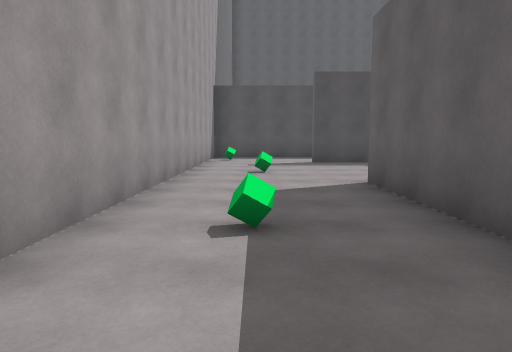
view 1 (above)

14 first-person views from a walk through a Unity game level. The camera is 1.4 m above the floor, tilts 6° down and sees 70° across. The floor is counted in squares, 2 m on a side. Each view is taken from the middle of a square. On the plan, view 1 faces up. The plan holds only what a view shows up to about 11 squares ahead; the rest is blank. The player character is not drawn.

view 2
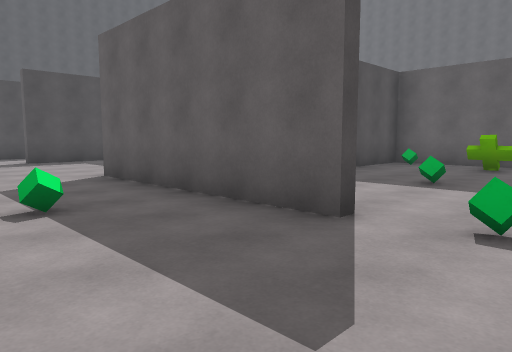

view 3
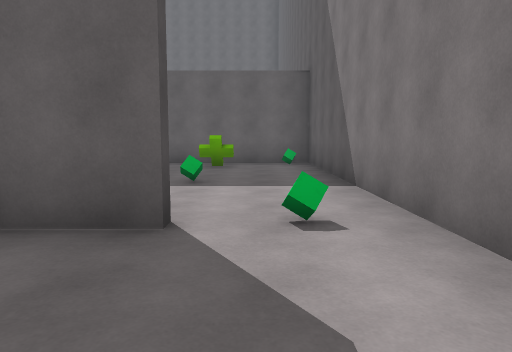

view 4
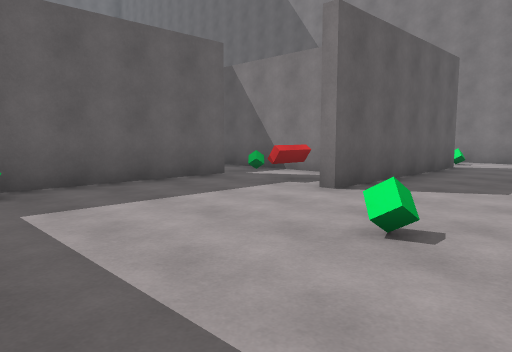

view 5
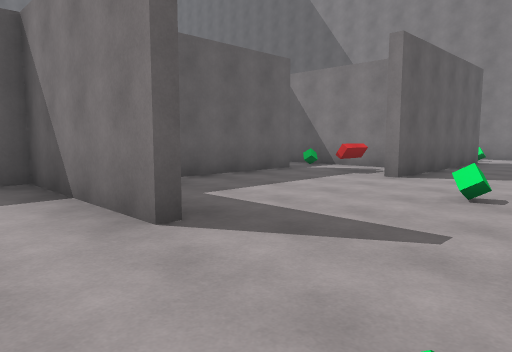

view 6
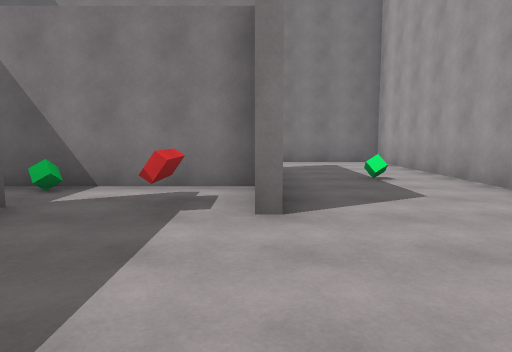

view 7
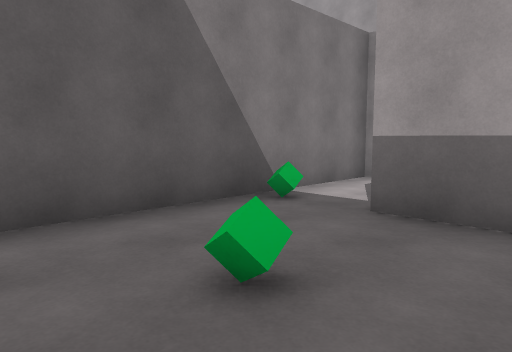

view 8
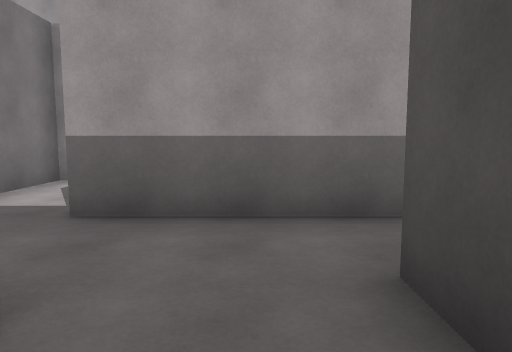

view 9
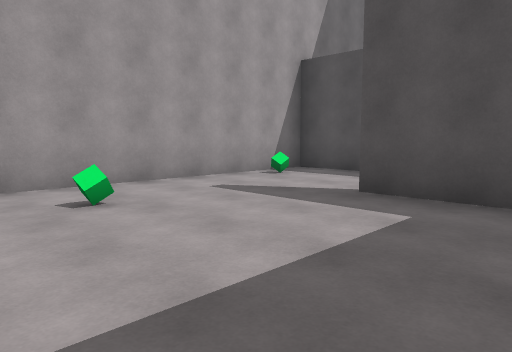

view 10
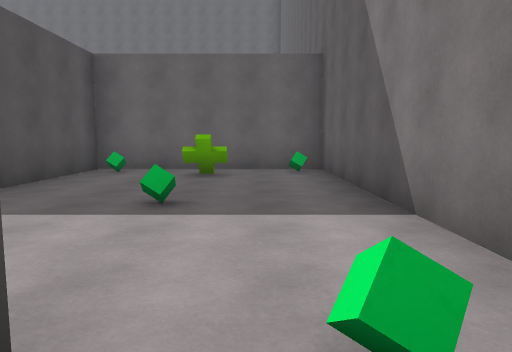

view 11
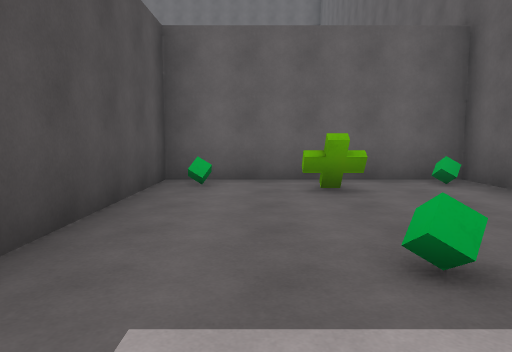

view 12
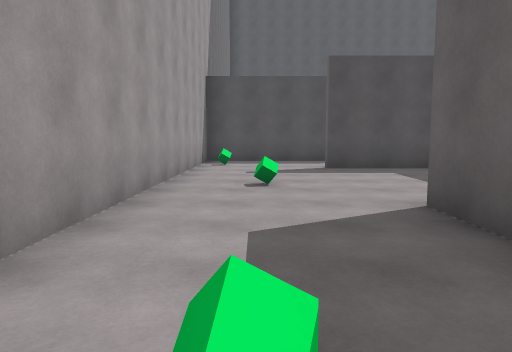

view 13
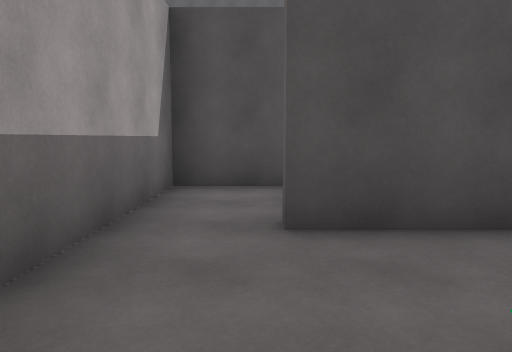

view 14
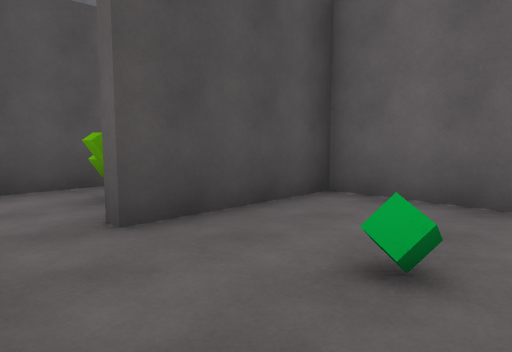

### Floor plan
Ten units are one square. View 1 is at (0, 0); x grows to the right and y downward. Boxes are objects, and circles mark ways between rooms. Rooms are numbered by the first view taken in them; rooms with no view inside come last. Other rooms are left out.
<svg viewBox="-20 -135 116 155">
<path fill="none" stroke="#000" d="M20 -38 55 -38M45 -52 45 -91M15 -105 34 -105M40 -103 15 -103M18 -6 18 -58M21 -130 -15 -130 -15 15 24 15M91 -56 91 -77 61 -77M48 -74 48 -52M55 -38 75 -38M24 15 91 15 91 -35 50 -35"/>
<rect x="-15" y="-115" width="10" height="10" fill="#bbb"><title>green cube</title></rect>
<rect x="-5" y="-35" width="10" height="10" fill="#bbb"><title>green cube</title></rect>
<rect x="-5" y="-75" width="10" height="10" fill="#bbb"><title>green cube</title></rect>
<rect x="15" y="-5" width="10" height="10" fill="#bbb"><title>green cube</title></rect>
<rect x="25" y="-55" width="10" height="10" fill="#bbb"><title>other object</title></rect>
<rect x="65" y="-65" width="10" height="10" fill="#bbb"><title>green cube</title></rect>
<rect x="45" y="-15" width="10" height="10" fill="#bbb"><title>green cube</title></rect>
<rect x="75" y="5" width="10" height="10" fill="#bbb"><title>green cube</title></rect>
<rect x="75" y="-15" width="10" height="10" fill="#bbb"><title>other object</title></rect>
<rect x="75" y="-35" width="10" height="10" fill="#bbb"><title>green cube</title></rect>
<circle cx="50" cy="-50" r="3" fill="#2a7"/>
<circle cx="20" cy="5" r="3" fill="#2a7"/>
<text x="10" y="-60">1</text>
<text x="70" y="-60">2</text>
<text x="50" y="-10">3</text>
</svg>
Room 1 opens to room 2. Room 1 opens to room 3.

Where each view was taken, in squares from view 1:
view 1: 0 up, 0 right, facing up
view 2: 1 down, 1 left, facing up-right
view 3: 0 up, 1 left, facing right
view 4: 10 up, 1 left, facing down-right
view 5: 12 up, 1 left, facing down-right
view 6: 9 up, 2 right, facing down
view 7: 7 up, 8 right, facing down-left
view 8: 7 up, 8 right, facing left
view 9: 6 up, 4 right, facing up-left
view 10: 0 up, 1 right, facing right
view 11: 2 up, 3 right, facing right
view 12: 2 up, 0 right, facing up
view 13: 5 up, 6 right, facing up
view 14: 5 up, 5 right, facing up-right
